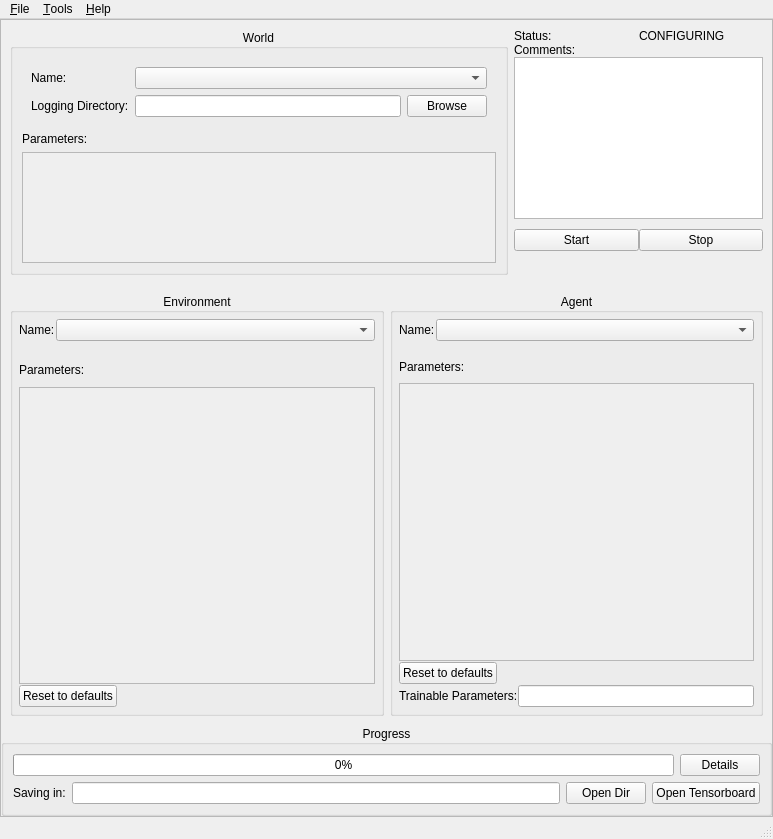
<?xml version="1.0" encoding="UTF-8"?>
<ui version="4.0">
 <class>MainWindow</class>
 <widget class="QMainWindow" name="MainWindow">
  <property name="windowModality">
   <enum>Qt::WindowModal</enum>
  </property>
  <property name="geometry">
   <rect>
    <x>0</x>
    <y>0</y>
    <width>773</width>
    <height>839</height>
   </rect>
  </property>
  <property name="windowTitle">
   <string>Robamine</string>
  </property>
  <widget class="QWidget" name="centralwidget">
   <layout class="QVBoxLayout" name="verticalLayout_2">
    <property name="spacing">
     <number>0</number>
    </property>
    <property name="leftMargin">
     <number>0</number>
    </property>
    <property name="topMargin">
     <number>0</number>
    </property>
    <property name="rightMargin">
     <number>0</number>
    </property>
    <property name="bottomMargin">
     <number>0</number>
    </property>
    <item>
     <widget class="QScrollArea" name="central_scroll_area">
      <property name="sizePolicy">
       <sizepolicy hsizetype="Preferred" vsizetype="Preferred">
        <horstretch>0</horstretch>
        <verstretch>0</verstretch>
       </sizepolicy>
      </property>
      <property name="widgetResizable">
       <bool>true</bool>
      </property>
      <widget class="QWidget" name="central_scroll_area_contents">
       <property name="geometry">
        <rect>
         <x>0</x>
         <y>0</y>
         <width>771</width>
         <height>790</height>
        </rect>
       </property>
       <layout class="QVBoxLayout" name="verticalLayout_4" stretch="3,5,1">
        <property name="spacing">
         <number>0</number>
        </property>
        <property name="leftMargin">
         <number>0</number>
        </property>
        <property name="topMargin">
         <number>0</number>
        </property>
        <property name="rightMargin">
         <number>0</number>
        </property>
        <property name="bottomMargin">
         <number>0</number>
        </property>
        <item>
         <widget class="QWidget" name="world" native="true">
          <layout class="QHBoxLayout" name="horizontalLayout_3" stretch="4,2">
           <item>
            <widget class="QGroupBox" name="world_group">
             <property name="sizePolicy">
              <sizepolicy hsizetype="Preferred" vsizetype="Preferred">
               <horstretch>0</horstretch>
               <verstretch>0</verstretch>
              </sizepolicy>
             </property>
             <property name="title">
              <string>World</string>
             </property>
             <property name="alignment">
              <set>Qt::AlignCenter</set>
             </property>
             <layout class="QVBoxLayout" name="verticalLayout_3" stretch="1,1,10">
              <item>
               <widget class="QWidget" name="mode" native="true">
                <layout class="QFormLayout" name="formLayout_7">
                 <item row="0" column="0">
                  <widget class="QLabel" name="label_2">
                   <property name="layoutDirection">
                    <enum>Qt::LeftToRight</enum>
                   </property>
                   <property name="text">
                    <string>Name:</string>
                   </property>
                  </widget>
                 </item>
                 <item row="0" column="1">
                  <widget class="QComboBox" name="world_name"/>
                 </item>
                 <item row="1" column="0">
                  <widget class="QLabel" name="label">
                   <property name="text">
                    <string>Logging Directory:</string>
                   </property>
                  </widget>
                 </item>
                 <item row="1" column="1">
                  <layout class="QHBoxLayout" name="horizontalLayout_9">
                   <item>
                    <widget class="QLineEdit" name="logging_dir_input"/>
                   </item>
                   <item>
                    <widget class="QPushButton" name="browse_button">
                     <property name="text">
                      <string>Browse</string>
                     </property>
                    </widget>
                   </item>
                  </layout>
                 </item>
                </layout>
               </widget>
              </item>
              <item>
               <widget class="QLabel" name="label_8">
                <property name="text">
                 <string>Parameters:</string>
                </property>
               </widget>
              </item>
              <item>
               <widget class="QScrollArea" name="scrollArea">
                <property name="widgetResizable">
                 <bool>true</bool>
                </property>
                <widget class="QWidget" name="scrollAreaWidgetContents">
                 <property name="geometry">
                  <rect>
                   <x>0</x>
                   <y>0</y>
                   <width>470</width>
                   <height>95</height>
                  </rect>
                 </property>
                 <layout class="QVBoxLayout" name="verticalLayout_10" stretch="0">
                  <property name="spacing">
                   <number>6</number>
                  </property>
                  <property name="leftMargin">
                   <number>9</number>
                  </property>
                  <property name="topMargin">
                   <number>9</number>
                  </property>
                  <property name="rightMargin">
                   <number>9</number>
                  </property>
                  <property name="bottomMargin">
                   <number>9</number>
                  </property>
                  <item>
                   <layout class="QFormLayout" name="world_params_layout">
                    <property name="sizeConstraint">
                     <enum>QLayout::SetNoConstraint</enum>
                    </property>
                    <property name="fieldGrowthPolicy">
                     <enum>QFormLayout::FieldsStayAtSizeHint</enum>
                    </property>
                    <property name="labelAlignment">
                     <set>Qt::AlignRight|Qt::AlignTrailing|Qt::AlignVCenter</set>
                    </property>
                   </layout>
                  </item>
                 </layout>
                </widget>
               </widget>
              </item>
             </layout>
            </widget>
           </item>
           <item>
            <widget class="QWidget" name="comments_start_stop" native="true">
             <layout class="QVBoxLayout" name="verticalLayout_9">
              <property name="spacing">
               <number>0</number>
              </property>
              <property name="leftMargin">
               <number>0</number>
              </property>
              <property name="topMargin">
               <number>0</number>
              </property>
              <property name="rightMargin">
               <number>0</number>
              </property>
              <property name="bottomMargin">
               <number>0</number>
              </property>
              <item>
               <widget class="QWidget" name="widget" native="true">
                <layout class="QHBoxLayout" name="horizontalLayout_7">
                 <property name="spacing">
                  <number>0</number>
                 </property>
                 <property name="leftMargin">
                  <number>0</number>
                 </property>
                 <property name="topMargin">
                  <number>0</number>
                 </property>
                 <property name="rightMargin">
                  <number>0</number>
                 </property>
                 <property name="bottomMargin">
                  <number>0</number>
                 </property>
                 <item>
                  <widget class="QLabel" name="label_19">
                   <property name="text">
                    <string>Status:</string>
                   </property>
                  </widget>
                 </item>
                 <item>
                  <widget class="QLabel" name="status_label">
                   <property name="text">
                    <string>CONFIGURING</string>
                   </property>
                  </widget>
                 </item>
                </layout>
               </widget>
              </item>
              <item>
               <widget class="QLabel" name="label_18">
                <property name="text">
                 <string>Comments:</string>
                </property>
               </widget>
              </item>
              <item>
               <widget class="QTextEdit" name="comments"/>
              </item>
              <item>
               <layout class="QHBoxLayout" name="horizontalLayout_2" stretch="0,0">
                <property name="spacing">
                 <number>0</number>
                </property>
                <property name="topMargin">
                 <number>10</number>
                </property>
                <property name="bottomMargin">
                 <number>10</number>
                </property>
                <item>
                 <widget class="QPushButton" name="start_button">
                  <property name="text">
                   <string>Start</string>
                  </property>
                 </widget>
                </item>
                <item>
                 <widget class="QPushButton" name="stop_button">
                  <property name="autoFillBackground">
                   <bool>false</bool>
                  </property>
                  <property name="text">
                   <string>Stop</string>
                  </property>
                 </widget>
                </item>
               </layout>
              </item>
              <item>
               <widget class="QLabel" name="scheduled_time_label">
                <property name="text">
                 <string/>
                </property>
               </widget>
              </item>
             </layout>
            </widget>
           </item>
          </layout>
         </widget>
        </item>
        <item>
         <widget class="QWidget" name="env_agent" native="true">
          <layout class="QHBoxLayout" name="horizontalLayout_4" stretch="1,1">
           <item>
            <widget class="QGroupBox" name="environment_group">
             <property name="title">
              <string>Environment</string>
             </property>
             <property name="alignment">
              <set>Qt::AlignCenter</set>
             </property>
             <property name="flat">
              <bool>false</bool>
             </property>
             <layout class="QVBoxLayout" name="verticalLayout_6" stretch="1,1,9,0">
              <property name="spacing">
               <number>1</number>
              </property>
              <property name="leftMargin">
               <number>6</number>
              </property>
              <property name="topMargin">
               <number>6</number>
              </property>
              <property name="rightMargin">
               <number>6</number>
              </property>
              <property name="bottomMargin">
               <number>6</number>
              </property>
              <item>
               <layout class="QFormLayout" name="formLayout_6">
                <property name="verticalSpacing">
                 <number>6</number>
                </property>
                <item row="0" column="0">
                 <widget class="QLabel" name="label_14">
                  <property name="toolTip">
                   <string>fdas</string>
                  </property>
                  <property name="whatsThis">
                   <string/>
                  </property>
                  <property name="text">
                   <string>Name:</string>
                  </property>
                 </widget>
                </item>
                <item row="0" column="1">
                 <widget class="QComboBox" name="env_name"/>
                </item>
               </layout>
              </item>
              <item>
               <widget class="QLabel" name="label_12">
                <property name="text">
                 <string>Parameters:</string>
                </property>
               </widget>
              </item>
              <item>
               <widget class="QScrollArea" name="env_scroll_area">
                <property name="sizePolicy">
                 <sizepolicy hsizetype="Preferred" vsizetype="Preferred">
                  <horstretch>0</horstretch>
                  <verstretch>0</verstretch>
                 </sizepolicy>
                </property>
                <property name="widgetResizable">
                 <bool>true</bool>
                </property>
                <widget class="QWidget" name="env_scroll_area_contents">
                 <property name="geometry">
                  <rect>
                   <x>0</x>
                   <y>0</y>
                   <width>352</width>
                   <height>289</height>
                  </rect>
                 </property>
                 <layout class="QVBoxLayout" name="verticalLayout_5">
                  <item>
                   <layout class="QFormLayout" name="env_params_layout">
                    <property name="sizeConstraint">
                     <enum>QLayout::SetNoConstraint</enum>
                    </property>
                    <property name="fieldGrowthPolicy">
                     <enum>QFormLayout::FieldsStayAtSizeHint</enum>
                    </property>
                    <property name="labelAlignment">
                     <set>Qt::AlignRight|Qt::AlignTrailing|Qt::AlignVCenter</set>
                    </property>
                   </layout>
                  </item>
                 </layout>
                </widget>
               </widget>
              </item>
              <item>
               <widget class="QPushButton" name="env_reset_defaults_button">
                <property name="sizePolicy">
                 <sizepolicy hsizetype="Maximum" vsizetype="Fixed">
                  <horstretch>0</horstretch>
                  <verstretch>0</verstretch>
                 </sizepolicy>
                </property>
                <property name="text">
                 <string>Reset to defaults</string>
                </property>
               </widget>
              </item>
             </layout>
            </widget>
           </item>
           <item>
            <widget class="QGroupBox" name="agent_group">
             <property name="title">
              <string>Agent</string>
             </property>
             <property name="alignment">
              <set>Qt::AlignCenter</set>
             </property>
             <layout class="QVBoxLayout" name="verticalLayout_7" stretch="1,1,9,0,0">
              <property name="spacing">
               <number>1</number>
              </property>
              <property name="leftMargin">
               <number>6</number>
              </property>
              <property name="topMargin">
               <number>6</number>
              </property>
              <property name="rightMargin">
               <number>6</number>
              </property>
              <property name="bottomMargin">
               <number>6</number>
              </property>
              <item>
               <layout class="QFormLayout" name="formLayout">
                <item row="0" column="0">
                 <widget class="QLabel" name="label_10">
                  <property name="text">
                   <string>Name:</string>
                  </property>
                 </widget>
                </item>
                <item row="0" column="1">
                 <widget class="QComboBox" name="agent_name"/>
                </item>
               </layout>
              </item>
              <item>
               <widget class="QLabel" name="label_15">
                <property name="text">
                 <string>Parameters:</string>
                </property>
               </widget>
              </item>
              <item>
               <widget class="QScrollArea" name="agent_scroll_area">
                <property name="widgetResizable">
                 <bool>true</bool>
                </property>
                <widget class="QWidget" name="scrollAreaWidgetContents_3">
                 <property name="geometry">
                  <rect>
                   <x>0</x>
                   <y>0</y>
                   <width>351</width>
                   <height>266</height>
                  </rect>
                 </property>
                 <layout class="QVBoxLayout" name="verticalLayout_8">
                  <item>
                   <layout class="QFormLayout" name="agent_params_layout">
                    <property name="sizeConstraint">
                     <enum>QLayout::SetNoConstraint</enum>
                    </property>
                    <property name="fieldGrowthPolicy">
                     <enum>QFormLayout::FieldsStayAtSizeHint</enum>
                    </property>
                    <property name="labelAlignment">
                     <set>Qt::AlignRight|Qt::AlignTrailing|Qt::AlignVCenter</set>
                    </property>
                    <property name="topMargin">
                     <number>0</number>
                    </property>
                   </layout>
                  </item>
                 </layout>
                </widget>
               </widget>
              </item>
              <item>
               <widget class="QPushButton" name="agent_reset_defaults_button">
                <property name="sizePolicy">
                 <sizepolicy hsizetype="Maximum" vsizetype="Fixed">
                  <horstretch>0</horstretch>
                  <verstretch>0</verstretch>
                 </sizepolicy>
                </property>
                <property name="text">
                 <string>Reset to defaults</string>
                </property>
               </widget>
              </item>
              <item>
               <widget class="QWidget" name="widget_3" native="true">
                <layout class="QFormLayout" name="formLayout_3">
                 <property name="horizontalSpacing">
                  <number>0</number>
                 </property>
                 <property name="verticalSpacing">
                  <number>0</number>
                 </property>
                 <property name="leftMargin">
                  <number>0</number>
                 </property>
                 <property name="topMargin">
                  <number>0</number>
                 </property>
                 <property name="rightMargin">
                  <number>0</number>
                 </property>
                 <property name="bottomMargin">
                  <number>0</number>
                 </property>
                 <item row="0" column="0">
                  <widget class="QLabel" name="label_7">
                   <property name="toolTip">
                    <string>Path to a pickle file for loading trainable parameters of the neural networks. Use it for evaluating trained agents.</string>
                   </property>
                   <property name="text">
                    <string>Trainable Parameters:</string>
                   </property>
                  </widget>
                 </item>
                 <item row="0" column="1">
                  <widget class="QLineEdit" name="trainable_input"/>
                 </item>
                </layout>
               </widget>
              </item>
             </layout>
            </widget>
           </item>
          </layout>
         </widget>
        </item>
        <item>
         <widget class="QGroupBox" name="progress_group">
          <property name="inputMethodHints">
           <set>Qt::ImhDigitsOnly</set>
          </property>
          <property name="title">
           <string>Progress</string>
          </property>
          <property name="alignment">
           <set>Qt::AlignCenter</set>
          </property>
          <property name="flat">
           <bool>false</bool>
          </property>
          <layout class="QVBoxLayout" name="verticalLayout">
           <property name="sizeConstraint">
            <enum>QLayout::SetMaximumSize</enum>
           </property>
           <item>
            <widget class="QWidget" name="widget_2" native="true">
             <layout class="QHBoxLayout" name="horizontalLayout_11">
              <property name="leftMargin">
               <number>0</number>
              </property>
              <property name="topMargin">
               <number>0</number>
              </property>
              <property name="rightMargin">
               <number>0</number>
              </property>
              <property name="bottomMargin">
               <number>0</number>
              </property>
              <item>
               <widget class="QProgressBar" name="progressBar">
                <property name="value">
                 <number>0</number>
                </property>
               </widget>
              </item>
              <item>
               <widget class="QPushButton" name="progress_details_button">
                <property name="text">
                 <string>Details</string>
                </property>
               </widget>
              </item>
             </layout>
            </widget>
           </item>
           <item>
            <layout class="QHBoxLayout" name="horizontalLayout">
             <item>
              <widget class="QLabel" name="label_13">
               <property name="text">
                <string>Saving in:</string>
               </property>
              </widget>
             </item>
             <item>
              <widget class="QLineEdit" name="progress_logging_dir">
               <property name="readOnly">
                <bool>true</bool>
               </property>
              </widget>
             </item>
             <item>
              <widget class="QPushButton" name="progress_open_dir_button">
               <property name="text">
                <string>Open Dir</string>
               </property>
              </widget>
             </item>
             <item>
              <widget class="QPushButton" name="tensorboard_button">
               <property name="text">
                <string>Open Tensorboard</string>
               </property>
              </widget>
             </item>
            </layout>
           </item>
          </layout>
         </widget>
        </item>
       </layout>
      </widget>
     </widget>
    </item>
   </layout>
  </widget>
  <widget class="QStatusBar" name="statusbar"/>
  <widget class="QMenuBar" name="menubar">
   <property name="geometry">
    <rect>
     <x>0</x>
     <y>0</y>
     <width>773</width>
     <height>25</height>
    </rect>
   </property>
   <widget class="QMenu" name="menu_File">
    <property name="title">
     <string>&amp;File</string>
    </property>
    <addaction name="actionNew_World"/>
    <addaction name="load_yaml_action"/>
    <addaction name="action_Open_directory"/>
    <addaction name="save_as_action"/>
    <addaction name="quit_action"/>
   </widget>
   <widget class="QMenu" name="menu_Help">
    <property name="title">
     <string>&amp;Help</string>
    </property>
    <addaction name="about_action"/>
   </widget>
   <widget class="QMenu" name="menuTools">
    <property name="title">
     <string>&amp;Tools</string>
    </property>
    <addaction name="action_Set_As_Default"/>
    <addaction name="schedule_action"/>
    <addaction name="open_tensorboard_action"/>
   </widget>
   <addaction name="menu_File"/>
   <addaction name="menuTools"/>
   <addaction name="menu_Help"/>
  </widget>
  <action name="load_yaml_action_old">
   <property name="text">
    <string>YAML</string>
   </property>
  </action>
  <action name="actionFrom_directory">
   <property name="text">
    <string>Directory</string>
   </property>
  </action>
  <action name="save_as_action">
   <property name="text">
    <string>&amp;Save As...</string>
   </property>
   <property name="shortcut">
    <string>Ctrl+S</string>
   </property>
  </action>
  <action name="actionNew_World">
   <property name="text">
    <string>New...</string>
   </property>
  </action>
  <action name="quit_action">
   <property name="text">
    <string>Quit</string>
   </property>
   <property name="shortcut">
    <string>Ctrl+Q</string>
   </property>
  </action>
  <action name="about_action">
   <property name="text">
    <string>About Robamine</string>
   </property>
  </action>
  <action name="action_Set_As_Default">
   <property name="text">
    <string>&amp;Set As Default</string>
   </property>
  </action>
  <action name="load_yaml_action">
   <property name="text">
    <string>&amp;Load YAML</string>
   </property>
   <property name="shortcut">
    <string>Ctrl+O</string>
   </property>
  </action>
  <action name="action_Open_directory">
   <property name="text">
    <string>&amp;Open directory</string>
   </property>
  </action>
  <action name="schedule_action">
   <property name="text">
    <string>Schedule Experiment</string>
   </property>
  </action>
  <action name="open_tensorboard_action">
   <property name="text">
    <string>Open Tensorboard</string>
   </property>
  </action>
 </widget>
 <resources/>
 <connections/>
</ui>
